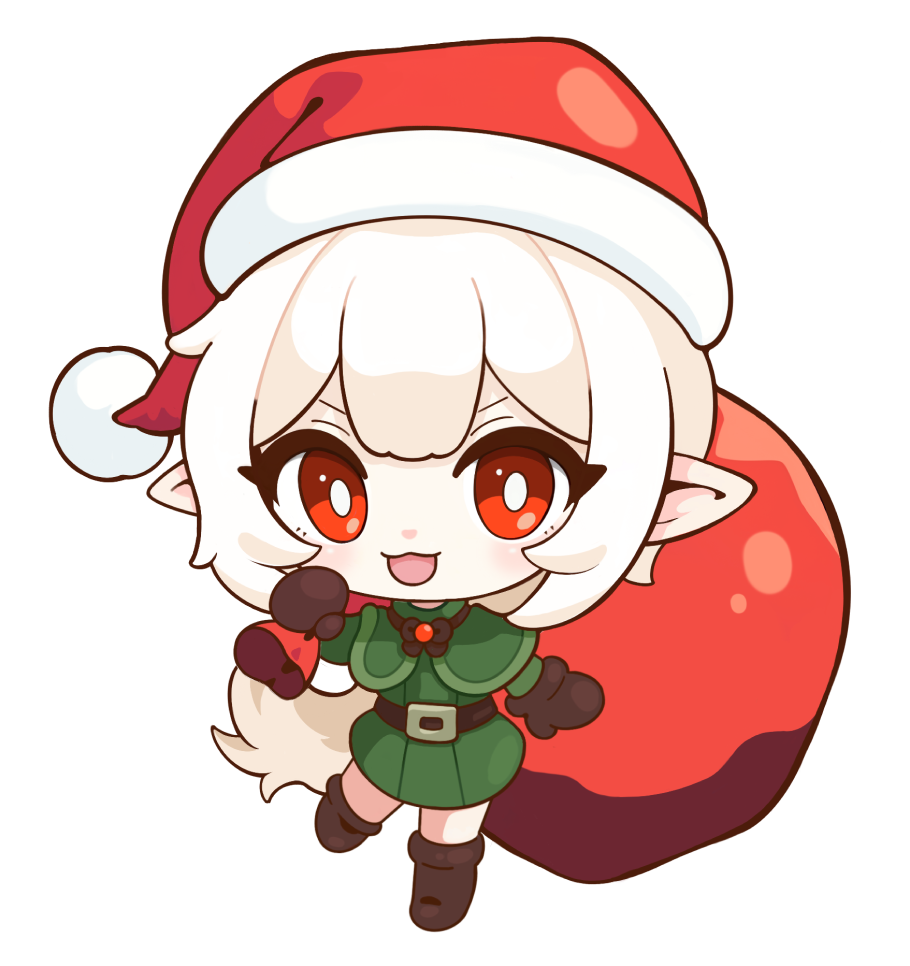
#> input picture examples/apocalypse/char_chat/서린/assets/thumbnail.png, 910 x 966 px
$ python glitch.py '../../examples/apocalypse/char_chat/서린/assets/thumbnail.png' out.png
#> lines starting #> are read from the running program, lines starting #| are printed output that depends on the picture; after the words box and inside, x2 and y2 are one past the last pixel; in counts of white or black regions, pixels touching at a corner belong together
#!/usr/bin/env python3
"""Glitch post-process for a finished cover/banner PNG.

    python glitch.py cover.png out.png --level 2 --protect 300:640 --tint "#3CC4B6"

Effects (deterministic with --seed):
    level 1  RGB split + scanlines + fine noise
    level 2  + displaced horizontal slices
    level 3  + tinted pixel blocks (--tint) and stronger split in the slices
--protect Y0:Y1 keeps a horizontal band (e.g. the face) free of slice displacement.
"""

from __future__ import annotations

import argparse
import random
from pathlib import Path

import numpy as np
from PIL import Image

TEAL = np.array([0x3C, 0xC4, 0xB6], dtype=np.float32)


def rgb_split(a: np.ndarray, dx: int) -> np.ndarray:
    out = a.copy()
    out[:, :, 0] = np.roll(a[:, :, 0], dx, axis=1)
    out[:, :, 2] = np.roll(a[:, :, 2], -dx, axis=1)
    return out


def glitch(img: Image.Image, level: int, seed: int, protect: tuple[int, int] | None) -> Image.Image:
#> called with level = 2, seed = 3
    rnd = random.Random(seed)
    a = np.asarray(img.convert("RGB")).astype(np.float32)
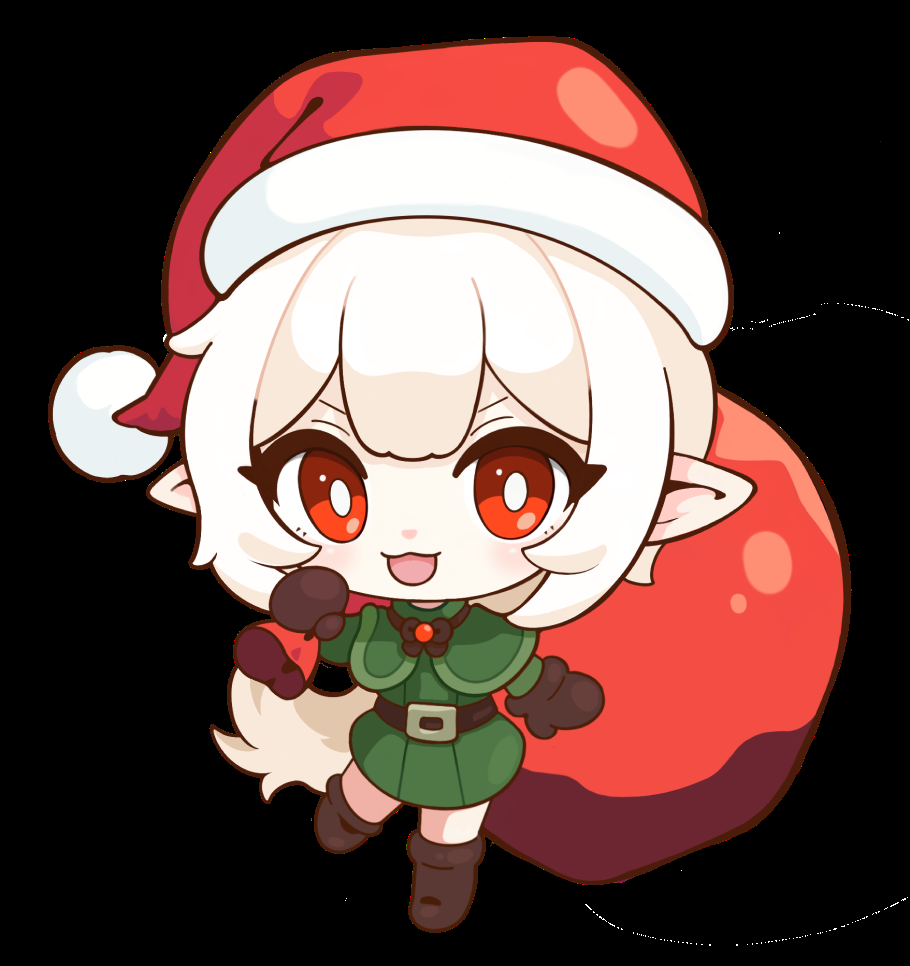
#> a: shape (966, 910, 3) float32; mean R, G, B 107.8, 80.2, 75.2
    h, w, _ = a.shape
#> h = 966; w = 910
    s = w / 1080  # scale effects with resolution
#> s = 0.843

    # 1) global chromatic aberration, subtle
    a = rgb_split(a, max(1, round(2 * s)))
#> in rgb_split, `out[:, :, 2] = np.roll(a[:, :, 2], -dx, axis=1)`:
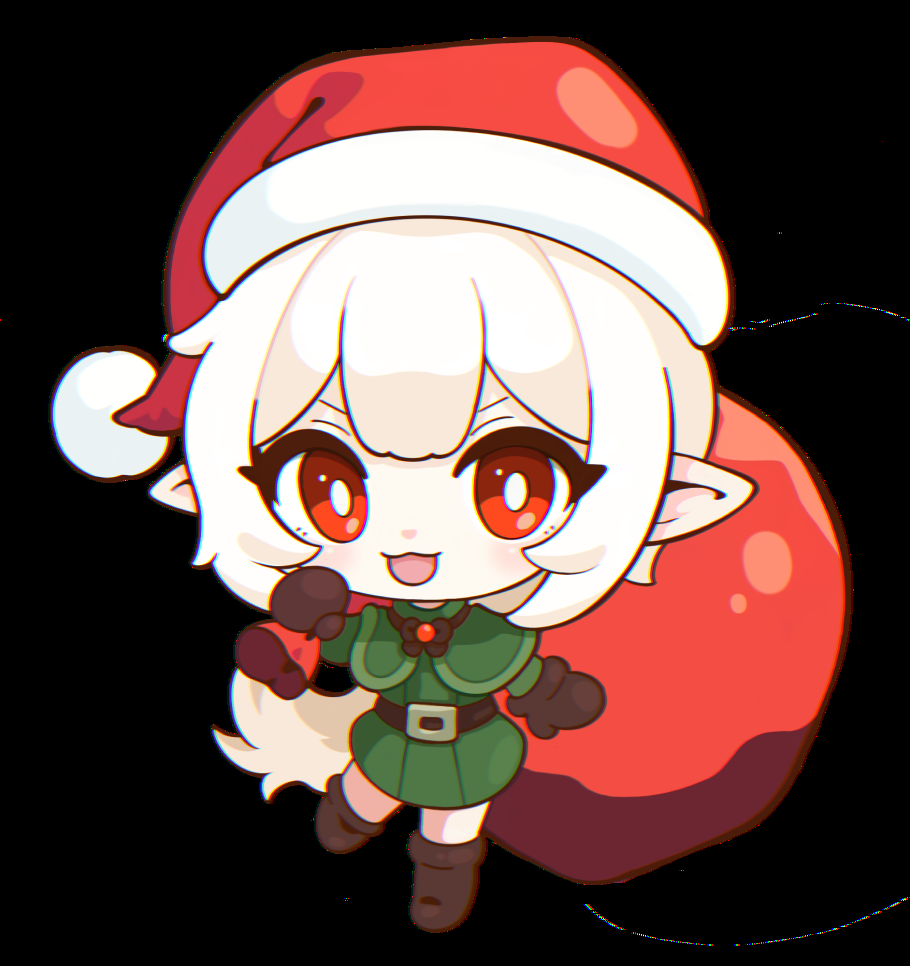
#> out: shape (966, 910, 3) float32; mean R, G, B 107.8, 80.2, 75.2

    # 2) displaced slices with a stronger local split
    if level >= 2:
        for _ in range(9 if level == 2 else 14):
            bh = rnd.randint(round(4 * s), round(38 * s))
            y = rnd.randint(0, h - bh)
            if protect and not (y + bh < protect[0] or y > protect[1]):
                continue
            dx = rnd.choice((-1, 1)) * rnd.randint(round(12 * s), round(70 * s))
            band = np.roll(a[y:y + bh], dx, axis=1)
            a[y:y + bh] = rgb_split(band, round(rnd.randint(4, 10) * s) * (1 if dx > 0 else -1))
#> this loop made 9 passes
#> (bh, y, dx) on passes 1 to 9: (10, 606, -33), (18, 640, -48), (32, 857, 26), (10, 196, 44), (20, 487, 50), (7, 237, -43), (26, 15, -20), (21, 43, 59), (29, 886, 40)
#> pass 3, in glitch, `band = np.roll(a[y:y + bh], dx, axis=1)`:
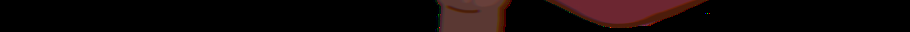
#> band: shape (32, 910, 3) float32; mean R, G, B 16.2, 7.3, 6.9
#> after the loop:
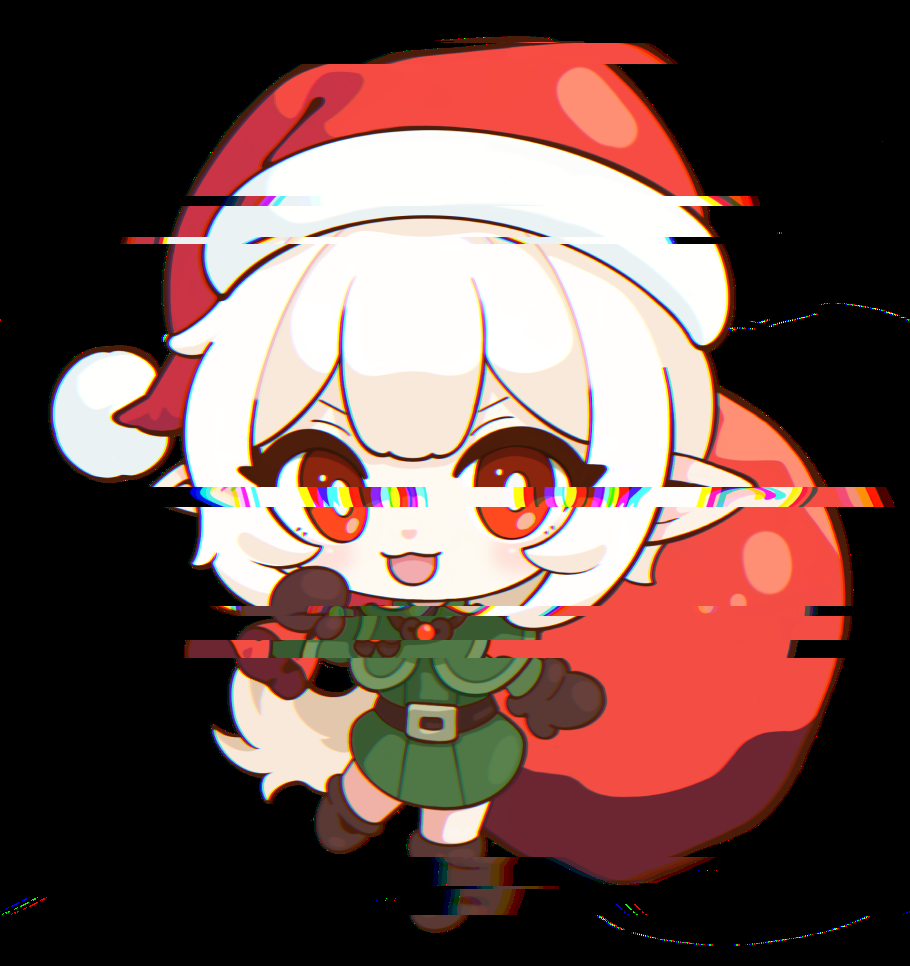
#> a: shape (966, 910, 3) float32; 5.58% of pixels changed, all inside (x1, y1, x2, y2) = (0, 36, 910, 915)

    # 3) teal pixel blocks
    if level >= 3:
        for _ in range(10):
            bw_, bh_ = rnd.randint(round(20 * s), round(120 * s)), rnd.randint(round(3 * s), round(14 * s))
            x, y = rnd.randint(0, w - bw_), rnd.randint(0, h - bh_)
            if protect and protect[0] <= y <= protect[1]:
                continue
            a[y:y + bh_, x:x + bw_] = a[y:y + bh_, x:x + bw_] * 0.35 + TEAL * 0.65 * rnd.uniform(0.4, 1.0)

    # 4) scanlines + fine noise
    a[::3] *= 0.92
#> a: shape (966, 910, 3) float32; 17.88% of pixels changed, all inside (x1, y1, x2, y2) = (5, 36, 910, 946)
    a += np.random.default_rng(seed).normal(0, 3.0, a.shape)
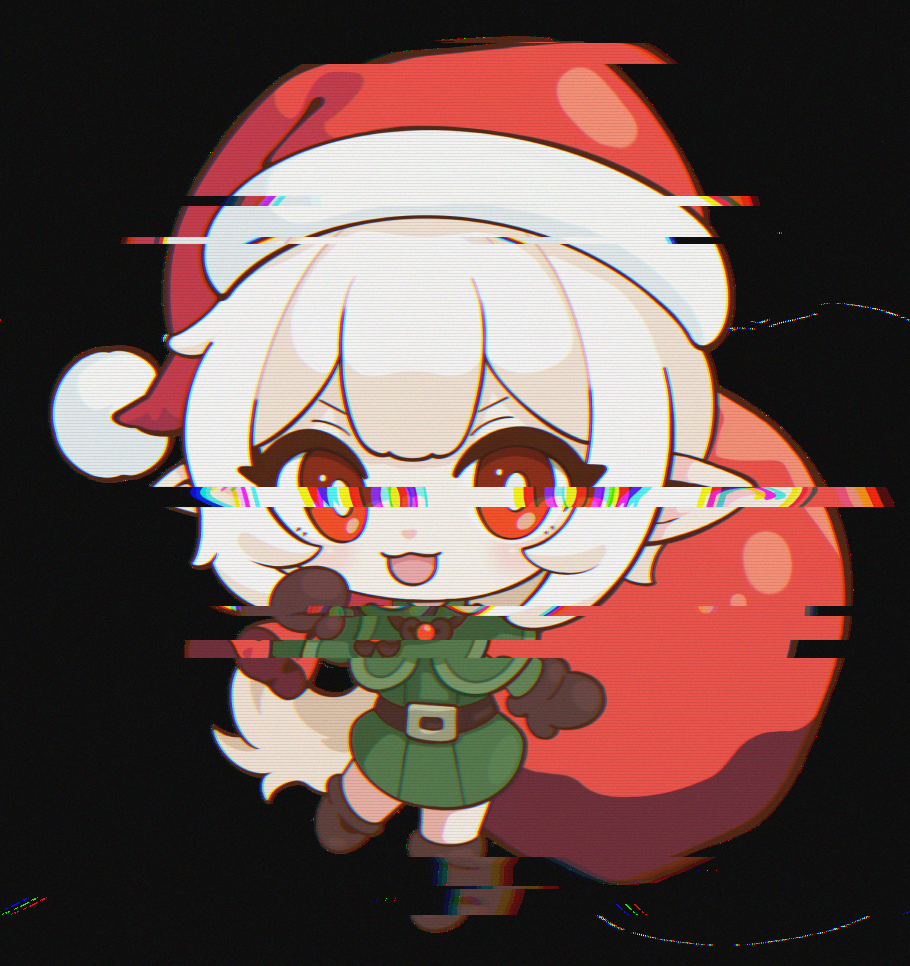
#> a: shape (966, 910, 3) float32; mean R, G, B 104.9, 78, 73.3; drawn with min black and max white
    return Image.fromarray(np.clip(a, 0, 255).astype(np.uint8))


def main() -> None:
    ap = argparse.ArgumentParser(description=__doc__, formatter_class=argparse.RawDescriptionHelpFormatter)
    ap.add_argument("src", type=Path)
    ap.add_argument("out", type=Path)
    ap.add_argument("--level", type=int, default=2, choices=(1, 2, 3))
    ap.add_argument("--seed", type=int, default=3)
    ap.add_argument("--protect", default="", help="Y0:Y1 band kept free of slice displacement")
    ap.add_argument("--tint", default="#3CC4B6", help="pixel block colour (level 3)")
    args = ap.parse_args()
    protect = tuple(int(v) for v in args.protect.split(":")) if args.protect else None
    global TEAL
    h = args.tint.lstrip("#")
    TEAL = np.array([int(h[i:i + 2], 16) for i in (0, 2, 4)], dtype=np.float32)
    out = glitch(Image.open(args.src), args.level, args.seed, protect)
    out.save(args.out, optimize=True)
    out.save(args.out.with_suffix(".webp"), quality=92, method=6)
#> (the run stopped early here; a loop or call above may not have finished)
